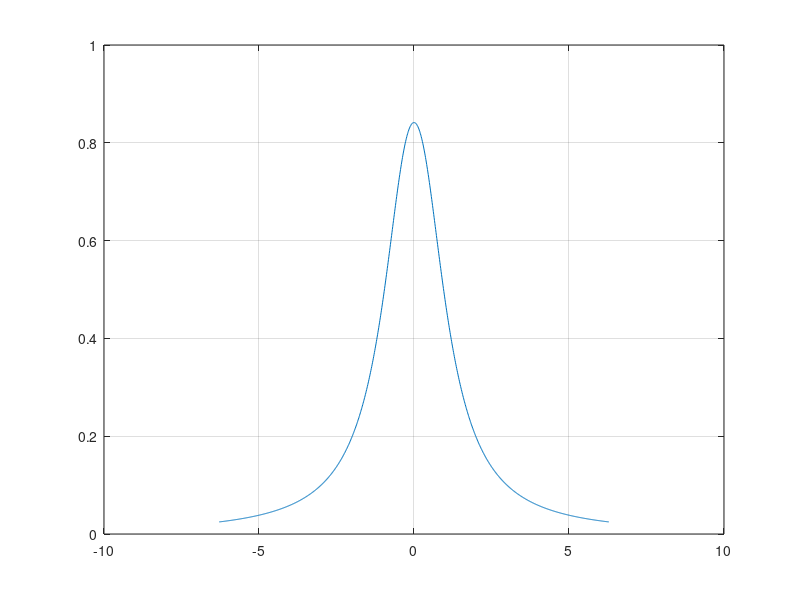
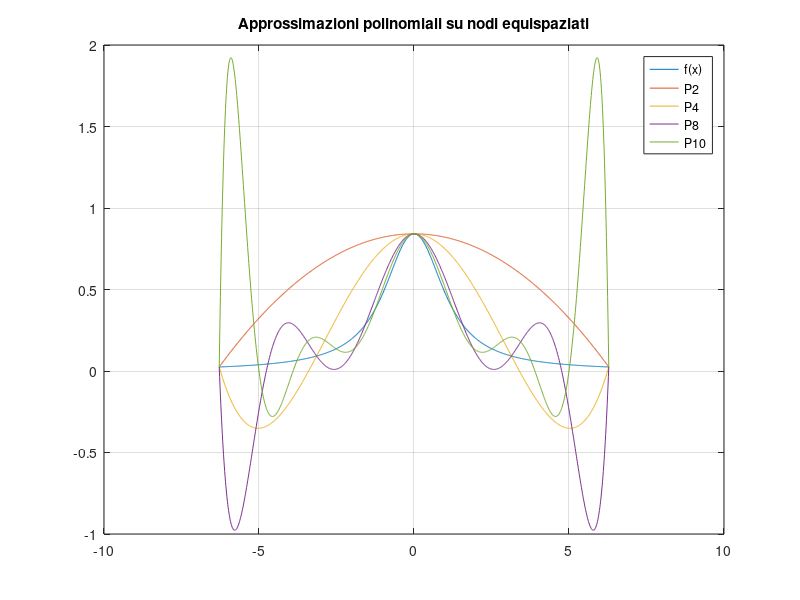
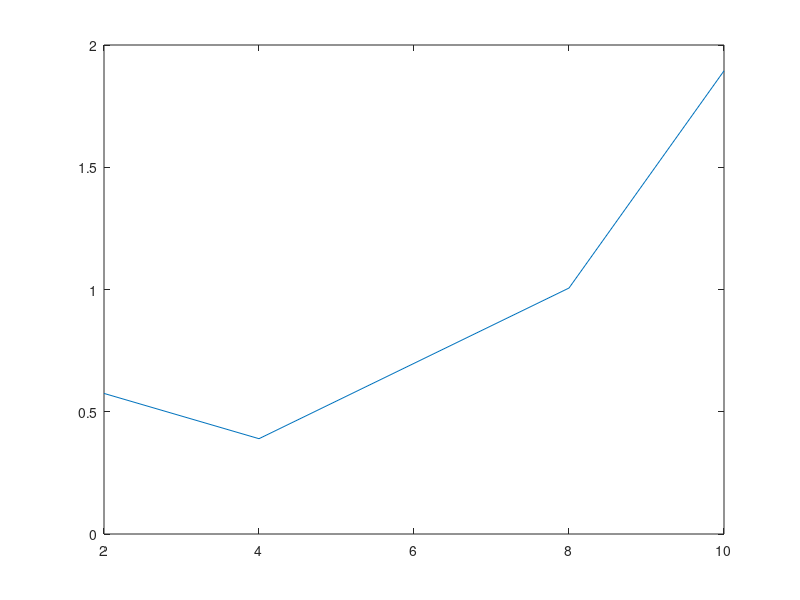
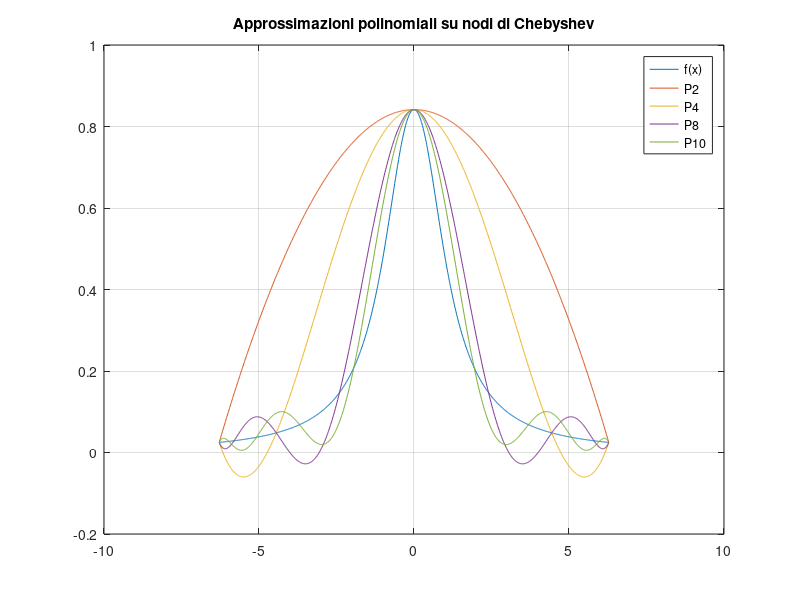

Reproduce these figures in MATLAB, in order.
clear
clc
close all

% definisco funzione come da testo
f = @(x) sin(1 ./ (1 + x.^2));

% definisco estremi dell'intervallo, lo creo con linspace, valuto la
% funzione sull'intervallo
a = -2*pi;
b = 2*pi;
x = linspace(a, b, 1000);
fx = f(x);

% plotto
plot(x, fx)
grid on

%% 1-2

% creo il vettore con i vari gradi
nv = [2, 4, 8, 10];
% inizializzo le matrici dei polinomi valutati e dell'errore massimo (la
% norma infinito)
PP_dis = [];
err_max = [];

for n = nv
    % creo n+1 nnodi equispaziati
    x_nod = linspace(a, b, n+1);
        % equivalente a fare
        % h = (b - a)/n;
        % x_nod = a:h:b;
    % valuto la funzione nei nodi
    f_nod = f(x_nod);
    % ottengo il polimonio di lagrange dai nodi ottenuti e lo valuto
    % sull'intervallo definito prima 
    P = polyfit(x_nod, f_nod, n);
    P_dis = polyval(P, x);
    % salvo il polinomio valutato e l'errore massimo nelle matrici
    PP_dis = [PP_dis; P_dis];
    err_max = [err_max; max(abs(P_dis - fx))];
end

% plotto funzione e approssimazioni polinomiali
figure
plot(x, fx, x, PP_dis)
grid on
legend('f(x)', 'P2', 'P4', 'P8', 'P10')
title('Approssimazioni polinomiali su nodi equispaziati')

% plotto l'errore rispetto al grado polinomiale
figure
plot(nv, err_max)

% fenomeno di runge!

%% 3

% inizializzo le matrici dei polinomi valutati e dell'errore massimo (norma
% infinito) per i nodi di Chebyshev
PP_dis_che = [];
err_max_che = [];

for n = nv
    % creo un vettore con i parametri t_k per k = 0, ..., n
    % di fatto sono gli n+1 nodi di Chebyshev nell'intervallo di
    % riferimento [-1, 1]
    tv = -cos(pi * (0:n)/n);
    % mappo i nodi dall'intervallo di riferimento ad [a, b]
    x_nod_che = (b - a)/2 * tv + (a + b)/2;
    % valuto la funzione nei nodi
    f_nod_che = f(x_nod_che);
    % ottengo il polimonio di lagrange dai nodi ottenuti e lo valuto
    % sull'intervallo definito prima
    P_che = polyfit(x_nod_che, f_nod_che, n);
    P_dis_che = polyval(P_che, x);
    % salvo il polinomio valutato e l'errore massimo nelle matrici
    PP_dis_che = [PP_dis_che; P_dis_che];
    err_max_che = [err_max_che; max(abs(P_dis_che - fx))];
end

% plotto funzione e approssimazioni polinomiali
figure
plot(x, fx, x, PP_dis_che)      % passando una matrice plotta ogni riga
grid on
legend('f(x)', 'P2', 'P4', 'P8', 'P10')
title('Approssimazioni polinomiali su nodi di Chebyshev')

% plotto l'errore rispetto al grado polinomiale
figure
plot(nv, err_max_che)

% non si presenta fenomeno di runge